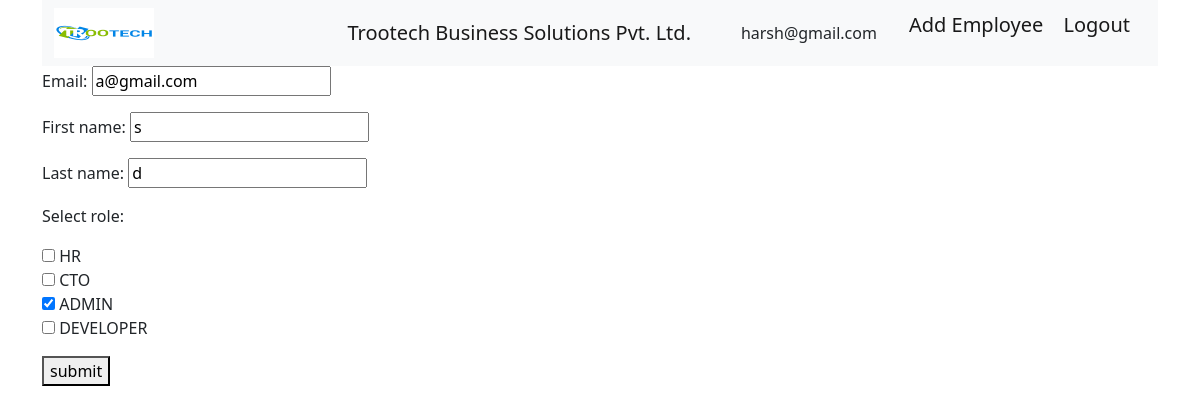
The app's page /employee_edit/98 (signed in), older data.
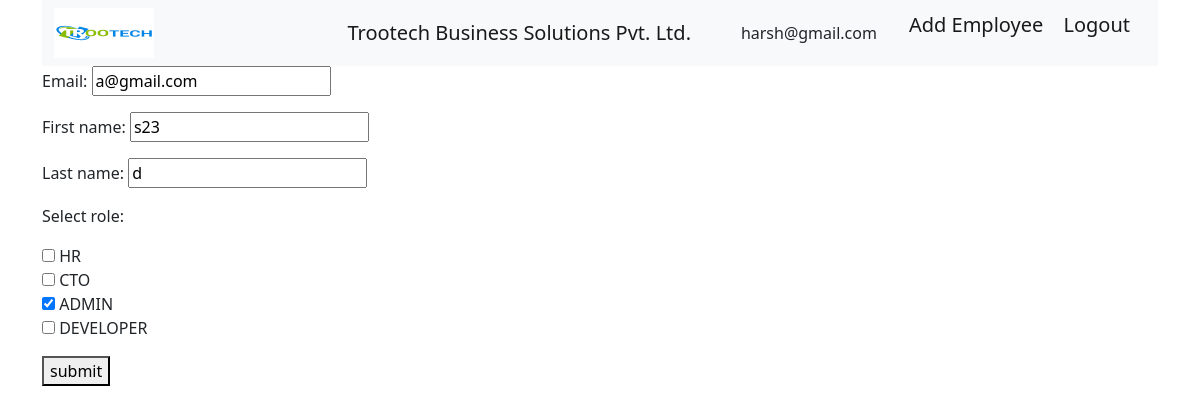
The same page, newer data.
### employee/models.py (models this page shows, shortened)
class Employee(AbstractUser):
    username = models.CharField(max_length=150, blank=True, unique=False)
    email = models.EmailField(max_length=100, unique=True)
    select_role = models.ManyToManyField(Depatment)
    USERNAME_FIELD = 'email'
    REQUIRED_FIELDS = ['username']
    is_deleted = models.BooleanField(default=False)
    @property
    def get_roles(self):
        return [select_value['name'] for select_value in self.select_role.values('name')]

### employee/views.py (the view, shortened to what this page needs)
# urls.py: path('employee_edit/<int:pk>',views.EmployeeEditForm.as_view(),name='employee_edit'),
class EmployeeEditForm(LoginRequiredMixin,CustomePermissions,UpdateView):
    template_name ='employee_edit.html'
    form_class = EmployeeEdit
    model = Employee
    success_url = reverse_lazy('employee_list')
    permission_required = ['employee.change_depatment','employee.add_depatment']

### employee/forms.py
class EmployeeEdit(forms.ModelForm):
    select_role = forms.ModelMultipleChoiceField(widget=forms.CheckboxSelectMultiple,queryset=Depatment.objects.all())
    class Meta:
        model = Employee
        fields = ['email','first_name','last_name','select_role']

### employee/mixin.py (called while the page is built)
    def has_permission(self):
        print("kcdhfduvudfn",self.request.user.has_perms(self.permission_required))
        if self.request.user.is_authenticated and self.request.user.has_perms(self.permission_required):
            return True
        return False

### employee/models.py (called while the page is built)
    def __str__(self):
        return self.name

### templates/employee_edit.html (shortened to what this page needs)
{% include 'employee_base.html' %}
<!DOCTYPE html>
<html>
    <body class="container">
        <form method="POST">
            {{ form.as_p}}
        <button type="update">submit</button>
        </form>
    </body>
</html>

### templates/employee_base.html (shortened to what this page needs)
{% load static %}
<!DOCTYPE html>
<html>
    <head>
        <link href=https://cdn.jsdelivr.net/npm/bootstrap@5.2.3/dist/css/bootstrap.min.css rel ="stylesheet">
    </head>
    <body class="container">
        <nav class="navbar navbar-expand-lg bg-light">
            <div class="container-fluid">
              <img src="{%static 'logo.png'%}" width="100" height="50" alt="logo" class="d-inline-block align-text-top">
              <a class="navbar-brand mx-auto" style="width: 200px;">Trootech Business Solutions Pvt. Ltd.</a>
                {% if request.user.is_authenticated %}
                   {{user.email}}
                {% endif %}
                <ul style="list-style-type: none;">
                    <li>
                      {% if 'HR' and 'ADMIN' and 'CTO' in request.user.get_roles %}
                        <a class="navbar-brand" href="{% url 'add_employee'%}" >Add Employee</a>
                      {% elif 'DEVELOPER' in request.user.get_roles %}
                        <a class="navbar-brand"  disabled>Add Employee</a>
                      {% elif 'ADMIN' in request.user.get_roles %}
                        <a class="navbar-brand" href="{% url 'add_employee'%}" >Add Employee</a>
                      {% elif 'HR' in request.user.get_roles %}
                        <a class="navbar-brand" href="{% url 'add_employee'%}" >Add Employee</a>
                      {% elif 'HR' and 'DEVELOPER' in request.user.get_roles %}
                        <a class="navbar-brand" href="{% url 'add_employee'%}" >Add Employee</a>
                      {% endif %}
                        <a class="navbar-brand" href="{% url 'logout' %}">Logout</a>
                    </li>
                </ul>
              </div>
          </nav>
    </body>
</html>

Row changes from the older to the newer data that the page shows:
changed Employee "a@gmail.com": first_name "s" → "s23"
